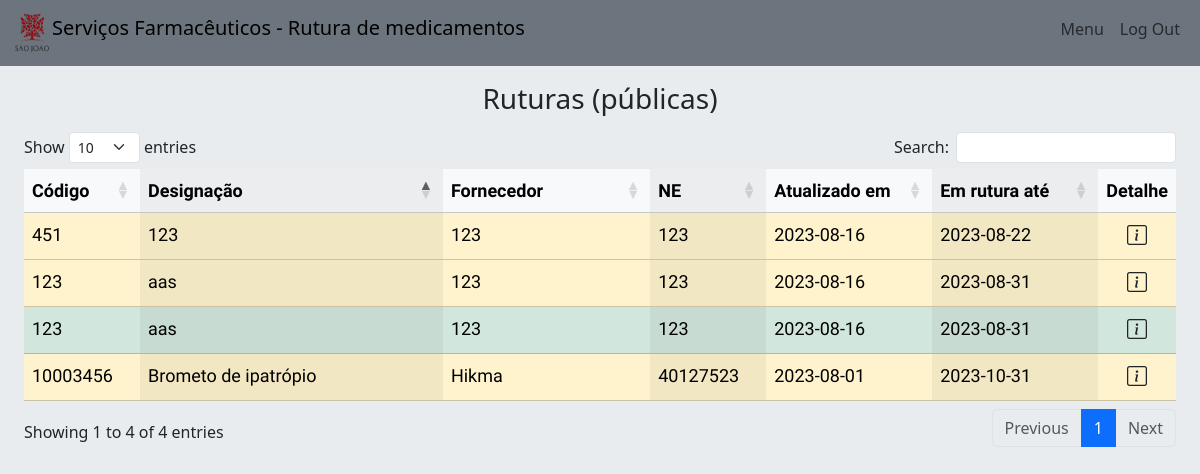
The page /list/public (signed in) on the database as committed earlier.
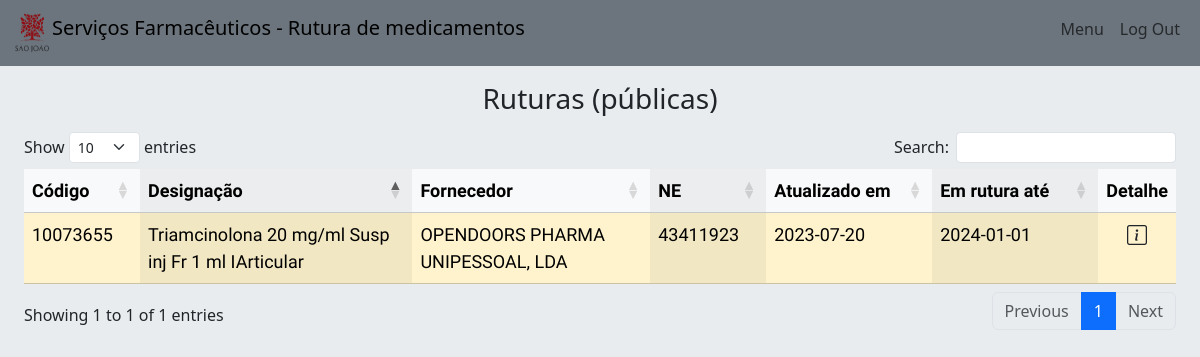
The same page on the database as committed later.
### tables this page shows
CREATE TABLE "ruts" (
	"id"	INTEGER,
	"code"	INTEGER,
	"desig"	TEXT,
	"forn"	TEXT,
	"order_nr"	INTEGER,
	"end_date"	TEXT,
	"last_date"	TEXT,
	"alternative"	TEXT,
	"detail"	TEXT,
	"obs"	TEXT,
	"created"	TEXT,
	"public"	TEXT DEFAULT 'false',
	"solved"	TEXT DEFAULT 'false',
	PRIMARY KEY("id" AUTOINCREMENT)
);

### main.py (the view)
@app.route('/list/<status>', methods=['GET'])
@login_required
def list(status):
    con = sql_open()
    cursor = con.cursor()
    if status == 'other':
        cursor.execute("SELECT * FROM ruts WHERE solved = ?", ('false',))
        list_Type = '(por resolver)'
    elif status == 'public':
        cursor.execute("SELECT * FROM ruts WHERE public = ?", ('true', ))
        list_Type = '(públicas)'
    else:
        cursor.execute("SELECT * FROM ruts")
        list_Type = '(todas)'
    data = cursor.fetchall()
    cursor.close()
    return render_template('list.html', data=data, listType=list_Type)

### helpers.py (called while the page is built)
def login_required(f):
    @wraps(f)
    def decorated_function(*args, **kwargs):
        if session['name'] is None:
            return redirect(url_for('login'))
        return f(*args, **kwargs)
    return decorated_function

### main.py (called while the page is built)
def sql_open():
    con = sql.connect('database.db')
    con.row_factory = sql.Row
    return con

### templates/list.html (shortened to what this page needs)
{% extends 'home.html' %}
{% block main %}
<div class="container-fluid row mt-3 mx-auto">
    <h3 class="mb-3 text-center">Ruturas {{ listType }}</h3>
    <table class="table table-striped-columns table-hover" id="allTable">
        <thead class="table-light">
            <tr>
                <th>Código</th>
                <th>Designação</th>
                <th>Fornecedor</th>
                <th>NE</th>
                <th>Atualizado em</th>
                <th>Em rutura até</th>
                <th>Detalhe</th>
            </tr>
        </thead>
        <tbody>
            {% for row in data %}
            {% if row['solved'] == 'true' %}
            <tr class="table-success">
            {% else %}
            <tr class="table-warning">
            {% endif %}
                <td style="width:100px">{{ row['code'] }}</td>
                <td>{{ row['desig'] }}</td>
                <td>{{ row['forn'] }}</td>
                <td style="width:100px">{{ row['order_nr'] }}</td>
                <td style="width:150px">{{ row['last_date'] }}</td>
                <td style="width:150px">{{ row['end_date'] }}</td>
                <td style="width:50px; text-align: center;"><a class="text-color-black" href="{{ url_for('details', id=row['id']) }}"><i class="bi bi-info-square text-dark fs-5"></i></a></td>
            </tr>
            {% endfor %}
        </tbody>
    </table>
</div>
{% endblock main %}

Rows that differ between the two databases and show on the page:
removed ruts: code "123", desig "aas", forn "123", order_nr "123", last_date "2023-08-16", end_date "2023-08-31"
removed ruts: code "123", desig "aas", forn "123", order_nr "123", last_date "2023-08-16", end_date "2023-08-31"
removed ruts: code "451", desig "123", forn "123", order_nr "123", last_date "2023-08-16", end_date "2023-08-22"
removed ruts: code "10003456", desig "Brometo de ipatrópio", forn "Hikma", order_nr "40127523", last_date "2023-08-01", end_date "2023-10-31"
added ruts: code "10073655", desig "Triamcinolona 20 mg/ml Susp inj Fr 1 ml IArticular", forn "OPENDOORS PHARMA UNIPESSOAL, LDA", order_nr "43411923", last_date "2023-07-20", end_date "2024-01-01"
Other text that changed with them:
text written by a page script: "Show entries Search: Showing 1 to 4 of 4 entries Previous 1 Next" → "Show entries Search: Showing 1 to 1 of 1 entries Previous 1 Next"
